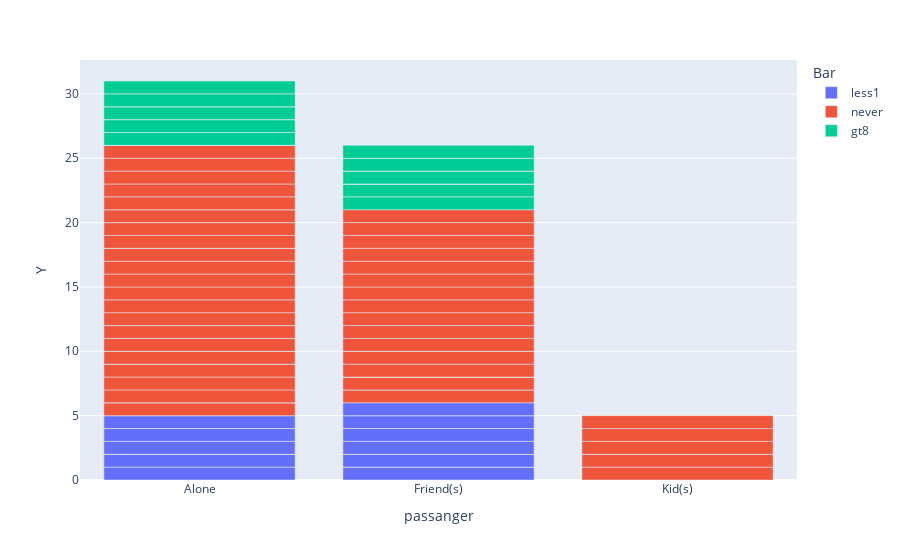

The cell this chart's notebook holds for it:
### Markdown cell above
Null values were dropped from the DataFrame in earlier steps. Of the remaining data, it appears that occupations other than farming fish, or forestry are all that exist in the data set. That determines that one can analyze the data without the occupation variable.

### Code cell
#Create a bar plot to compare the acceptance rate between drivers who go to bars more than once a month and passengers that were not a kid.
px.bar(NewDFDropNul, x='passanger', y='Y', color='Bar')

### Figure 1 — Plotly figure (JSON) as saved in the notebook; plotly's stock layout.template omitted (floating-point values rounded to 4 significant figures)
{"data": [{"alignmentgroup": "True", "hovertemplate": "Bar=less1<br>passanger=%{x}<br>Y=%{y}<extra></extra>", "legendgroup": "less1", "marker": {"color": "#636efa", "pattern": {"shape": ""}}, "name": "less1", "offsetgroup": "less1", "orientation": "v", "showlegend": true, "textposition": "auto", "type": "bar", "x": ["Alone", "Friend(s)", "Friend(s)", "Friend(s)", "Friend(s)", "Friend(s)", "Friend(s)", "Friend(s)", "Friend(s)", "Friend(s)", "Friend(s)", "Friend(s)", "Alone", "Alone", "Alone", "Alone", "Alone", "Alone", "Alone", "Alone", "Alone", "Alone"], "xaxis": "x", "y": [1, 0, 1, 0, 1, 0, 1, 1, 0, 1, 0, 1, 1, 0, 0, 1, 1, 0, 0, 0, 1, 0], "yaxis": "y"}, {"alignmentgroup": "True", "hovertemplate": "Bar=never<br>passanger=%{x}<br>Y=%{y}<extra></extra>", "legendgroup": "never", "marker": {"color": "#EF553B", "pattern": {"shape": ""}}, "name": "never", "offsetgroup": "never", "orientation": "v", "showlegend": true, "textposition": "auto", "type": "bar", "x": ["Alone", "Friend(s)", "Friend(s)", "Friend(s)", "Friend(s)", "Friend(s)", "Friend(s)", "Kid(s)", "Kid(s)", "Kid(s)", "Kid(s)", "Kid(s)", "Kid(s)", "Alone", "Alone", "Alone", "Alone", "Alone", "Alone", "Alone", "Alone", "Alone", "Friend(s)", "Friend(s)", "Friend(s)", "Friend(s)", "Friend(s)", "Friend(s)", "Kid(s)", "Kid(s)", "Kid(s)", "Kid(s)", "Kid(s)", "Kid(s)", "Alone", "Alone", "Alone", "Alone", "Alone", "Alone", "Alone", "Alone", "Alone", "Alone", "Friend(s)", "Alone", "Friend(s)", "Friend(s)", "Friend(s)", "Friend(s)", "Friend(s)", "Friend(s)", "Friend(s)", "Alone", "Alone", "Alone", "Alone", "Alone", "Alone", "Alone", "Alone", "Alone", "Alone", "Alone"], "xaxis": "x", "y": [1, 1, 0, 1, 0, 0, 1, 0, 0, 0, 0, 0, 0, 0, 1, 1, 1, 0, 0, 1, 0, 1, 1, 0, 1, 1, 1, 1, 1, 1, 0, 1, 1, 1, 0, 0, 0, 1, 0, 1, 1, 1, 1, 1, 1, 1, 1, 1, 1, 1, 0, 1, 1, 0, 1, 1, 0, 1, 0, 1, 1, 1, 1, 1], "yaxis": "y"}, {"alignmentgroup": "True", "hovertemplate": "Bar=gt8<br>passanger=%{x}<br>Y=%{y}<extra></extra>", "legendgroup": "gt8", "marker": {"color": "#00cc96", "pattern": {"shape": ""}}, "name": "gt8", "offsetgroup": "gt8", "orientation": "v", "showlegend": true, "textposition": "auto", "type": "bar", "x": ["Alone", "Friend(s)", "Alone", "Friend(s)", "Friend(s)", "Friend(s)", "Friend(s)", "Friend(s)", "Friend(s)", "Friend(s)", "Friend(s)", "Alone", "Alone", "Alone", "Alone", "Alone", "Alone", "Alone", "Alone", "Alone", "Alone", "Alone"], "xaxis": "x", "y": [0, 1, 0, 1, 0, 0, 1, 0, 1, 0, 1, 0, 1, 0, 0, 0, 1, 0, 1, 0, 1, 1], "yaxis": "y"}], "layout": {"barmode": "relative", "legend": {"title": {"text": "Bar"}, "tracegroupgap": 0}, "margin": {"t": 60}, "xaxis": {"anchor": "y", "domain": [0, 1], "title": {"text": "passanger"}}, "yaxis": {"anchor": "x", "domain": [0, 1], "title": {"text": "Y"}}}}
